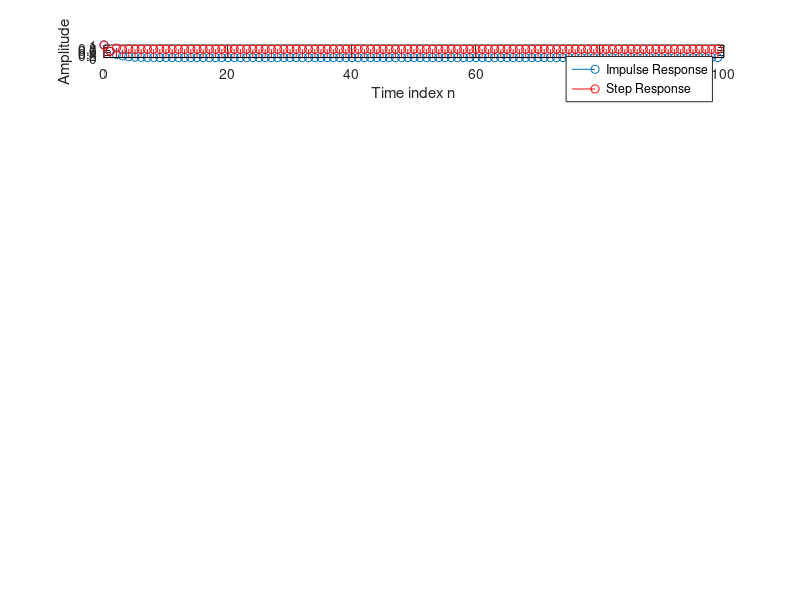

The MATLAB script that drew this image: (Note: this script raises an error after producing the figure.)
A = [1 0.5 0 1 0 0 ; 1 -0.2*exp(i*(pi/6)) 0 0 1 0; 1 -0.25 -0.125 1 0 0 ; 1 -0.75 -0.25 1 0 0; 1 -0.75 -0.5 1 0 0; 1 0 0 -1 0 1; 1 0 0 1 1 1; 1 0 0 1 1 -1]; %coeffients matrix
N=100;
n = 0:N-1; 
u =@(n) double(n>=0 &n<=99); %unit step fn
%stem(n,u(n))
for i = 1:8
    s_i = filter(A(i,[4:6]),A(i, [1:3]),u(n));
    h_i = impz(A(i,[4:6]),A(i, [1:3]),N);   
    subplot(8,1,i);
    stem(n,abs(h_i));
    hold on
    stem(n,abs(s_i),'r');
    legend('Impulse Response','Step Response')
    xlabel('Time index n'); ylabel('Amplitude');
    title('Step Response and Impulse Response for equation no:',i); grid;

end